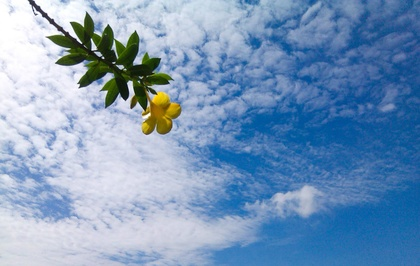
%> input picture Gaussian Noise Reduction/input.jpg, 420 x 266 px, shrunk from 1979 x 1252 before the run
$ octave 'Gaussian Noise Reduction.m'   (GNU Octave 9; MATLAB toolbox functions it lacks are replaced by stand-ins)
%> lines starting %> are read from the running program, lines starting %| are printed output that depends on the picture
% Input Image
Input = imread('input.jpg');
%> Input is the input picture: size 266x420x3 uint8; mean R, G, B 122.7, 153.3, 187
Input = rgb2gray(Input);
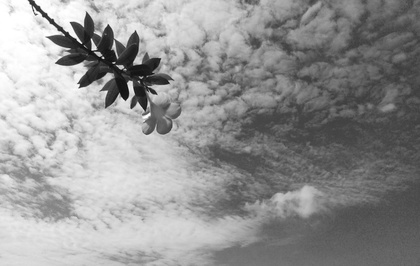
%> Input: size 266x420 uint8; min 11, max 255, mean 148
I = imnoise(Input, 'gaussian', 0.001);
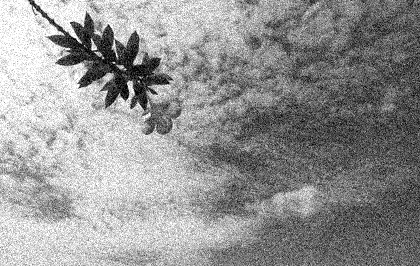
%> I: size 266x420 uint8; min 0, max 255, mean 147.6
Output=zeros(size(I));
figure;
imshow(I);

% Input Sigma
userInput = 'Enter Sigma: ';
sigma = input(userInput);
%> the answer given: 2

% Window size
v = 3;
window = -v : v
x= repmat(window,7,1);
y = x';
m = 2*v;
n = 2*v;

% Kernal
power = -(x.^2+y.^2)/(2*sigma*sigma);
K= exp(power)/(2*pi*sigma*sigma);

% Padding the Margin
[row,col]=size(I);
%> row = 266; col = 420
X= zeros(row+m,col+n);
X(v+1:row+v,v+1:col+v)= I;
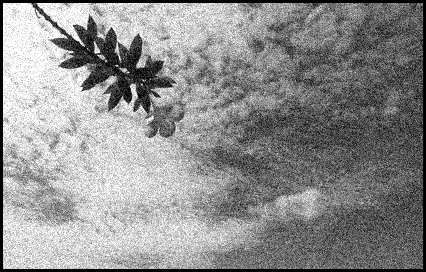
%> X: size 272x426 double; min 0, max 255, mean 142.4


[row,col]=size(X);
%> row = 272; col = 426

% Output Image Generation
for i = 1:row-m
    for j =1:col-n
        T = X(i:i+m,j:j+n).*K;
        Output(i,j)=sum(T(:));
    end
end
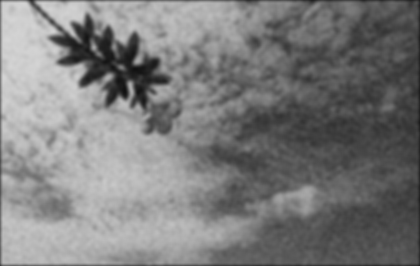
%> Output: size 266x420 double; min 16.1, max 213.8, mean 124.7

Output = uint8(Output);
%> Output: size 266x420 uint8
figure;
imshow(Output);
